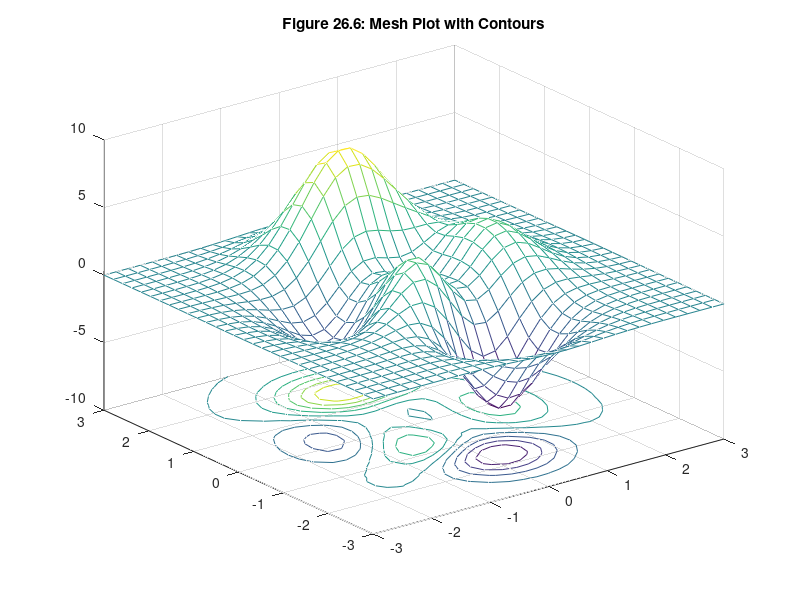

MATLAB code to generate this figure:
[X,Y,Z] = peaks(30);
meshc(X,Y,Z)  % mesh plot with underlying contour plot
title('Figure 26.6: Mesh Plot with Contours')
